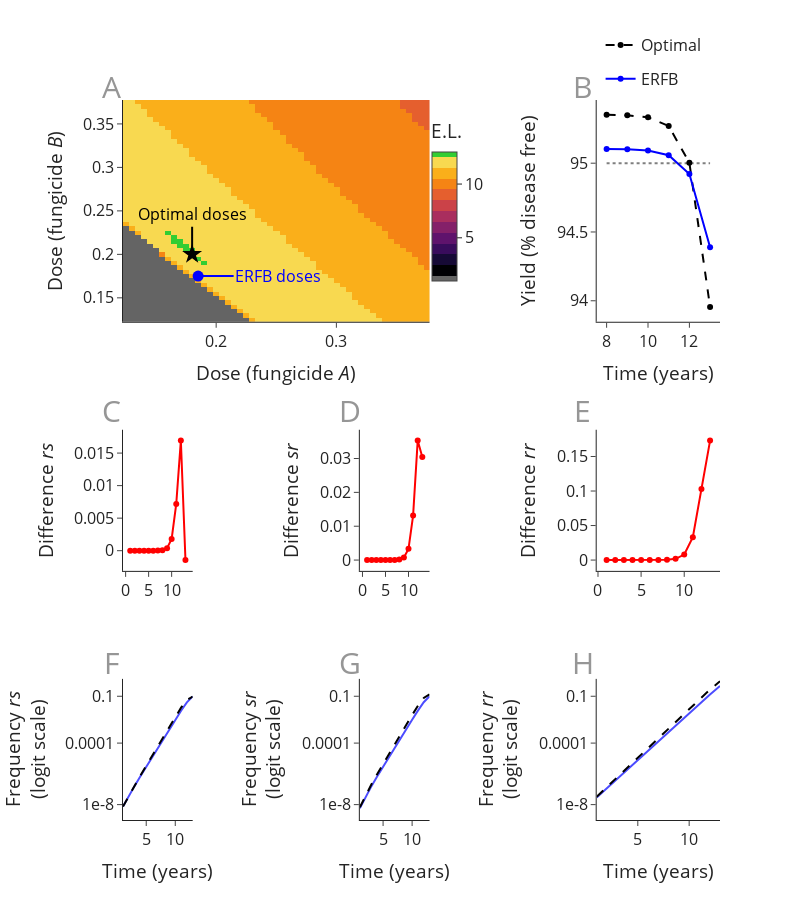

Write notebook code for a chart like this one.
### Markdown cell above
# Plot

### Code cell
df_plot = df_use.loc[lambda df: df.year<14]

top1 = 0.44
bottom2 = 0.28

left2 = 0.26
right1 = 0.46

fig = make_subplots(rows=3,
                    cols=3,
                    horizontal_spacing=0.28,
                    vertical_spacing=0.15,
                    column_widths=[left2, left2, right1],
                    row_heights=[top1, bottom2, bottom2],
                    specs=[
                           [{"colspan": 2}, None, {}],
                           [{}, {}, {}],
                           [{}, {}, {}],
                    ],
                   )


# top right
start = 7
fig.add_trace(dict(x=df_plot.year.iloc[start:], y=df_plot.y_b.iloc[start:], line=dict(color='black', dash='dash'), 
                   legendgroup='b', name='Optimal'), 
                   row=1, col=3)

fig.add_trace(dict(x=df_plot.year.iloc[start:], y=df_plot.y_rfb.iloc[start:], line=dict(color='blue'), 
                   legendgroup='rfb', name='ERFB'), 
                   row=1, col=3)

xx = df_plot.year.iloc[start:]
yy = [95]*len(xx)

fig.add_trace(dict(x=xx, y=yy, line=dict(color=FADED_LINE_COLOR, dash='dot'),
              mode='lines', showlegend=False), 
              row=1, col=3)

# second bottom row
fig.add_trace(dict(x=df_plot.year, y=df_plot.rr_diff, line=dict(color='red'), 
              showlegend=False), 
              row=2, col=3)

fig.add_trace(dict(x=df_plot.year, y=df_plot.rs_diff, line=dict(color='red'), 
              showlegend=False),
              row=2, col=1)

fig.add_trace(dict(x=df_plot.year, y=df_plot.sr_diff, line=dict(color='red'),
              showlegend=False),
              row=2, col=2)

# bottom row
fig.add_trace(dict(x=df_plot.year, y=df_plot.rr_rfb_l, line=dict(color='blue'), opacity=0.7, 
              mode='lines',
              showlegend=False), 
              row=3, col=3)

fig.add_trace(dict(x=df_plot.year, y=df_plot.rs_rfb_l, line=dict(color='blue'), opacity=0.7, 
              mode='lines',
              showlegend=False),
              row=3, col=1)

fig.add_trace(dict(x=df_plot.year, y=df_plot.sr_rfb_l, line=dict(color='blue'), opacity=0.7,
              mode='lines',
              showlegend=False),
              row=3, col=2)

fig.add_trace(dict(x=df_plot.year, y=df_plot.rr_b_l, line=dict(color='black', dash='dash'), 
              mode='lines',
              showlegend=False), 
              row=3, col=3)

fig.add_trace(dict(x=df_plot.year, y=df_plot.rs_b_l, line=dict(color='black', dash='dash'), 
              mode='lines',
              showlegend=False),
              row=3, col=1)

fig.add_trace(dict(x=df_plot.year, y=df_plot.sr_b_l, line=dict(color='black', dash='dash'),
              mode='lines',
              showlegend=False),
              row=3, col=2)


# top left
FYs = np.transpose(grid_out.FY)

xheat = np.linspace(0, 1, FYs.shape[0])
yheat = np.linspace(0, 1, FYs.shape[1])

lower = 25
upper = 76

grey_map = go.Heatmap(
    x=xheat[lower:upper],
    y=yheat[lower:upper],
    z=FYs[lower:upper, lower:upper],
    colorscale=grey_colorscale_discrete(FYs),
    colorbar=my_colorbar_subplot(
        "E.L.", 
        0.50,
        0.86,
        0.25,
    )
)

fig.add_trace(grey_map, row=1, col=1)

fig.add_trace(go.Scatter(x=[dose_b1], y=[dose_b2], mode='markers',
              marker=dict(color='black', size=15, symbol="star"), showlegend=False),
              row=1, col=1)

fig.add_trace(go.Scatter(x=[dose_rfb1], y=[dose_rfb2], mode='markers',
              marker=dict(color='blue', size=11, symbol="circle"), showlegend=False),
              row=1, col=1)



# layout

fig.update_xaxes(title="Time (years)", row=3, col=1, showgrid=False, zeroline=False)
fig.update_xaxes(title="Time (years)", row=3, col=2, showgrid=False, zeroline=False)
fig.update_xaxes(title="Time (years)", row=3, col=3, showgrid=False, zeroline=False)

fig.update_xaxes(title="Time (years)", row=1, col=3, showgrid=False, zeroline=False)

fig.update_xaxes(title="Dose (fungicide <i>A</i>)", row=1, col=1, showgrid=False, zeroline=False)


fig.update_yaxes(title="Yield (% disease free)", row=1, col=3, showgrid=False, zeroline=False)

fig.update_yaxes(title="Difference <i>rr</i>", row=2, col=3, showgrid=False, zeroline=False)
fig.update_yaxes(title="Difference <i>rs</i>", row=2, col=1, showgrid=False, zeroline=False)
fig.update_yaxes(title="Difference <i>sr</i>", row=2, col=2, showgrid=False, zeroline=False)


ticktext = [1e-8, 1e-4, 1e-1]
nptt = np.array(ticktext)
tickvals = np.log10(nptt/(1-nptt))

range_vals = np.array([1e-9, 0.6])
range_ = np.log10(range_vals/(1-range_vals))


# ticktext2 = [1e-7, 1e-4, 1e-1]
# nptt2 = np.array(ticktext2)
# tickvals2 = np.log10(nptt2/(1-nptt2))

fig.update_yaxes(title="Frequency <i>rr</i><br>(logit scale)",
                 tickvals = tickvals,
                 ticktext = ticktext,
                 range= range_,
                 row=3, col=3, showgrid=False, zeroline=False)
fig.update_yaxes(title="Frequency <i>rs</i><br>(logit scale)",
                 tickvals = tickvals,
                 ticktext = ticktext,
                 range= range_,
                 row=3, col=1, showgrid=False, zeroline=False)
fig.update_yaxes(title="Frequency <i>sr</i><br>(logit scale)",
                 tickvals = tickvals,
                 ticktext = ticktext,
                 range= range_,
                 row=3, col=2, showgrid=False, zeroline=False)


fig.update_yaxes(title="Dose (fungicide <i>B</i>)", row=1, col=1, showgrid=False, zeroline=False)


left = -0.02
middle = 0.38
right = 0.77

top_row = 1.05
middle_row = 0.6
bottom_row = 0.25

annotz = [
    get_big_text_annotation(left, top_row, 'A'),
    get_big_text_annotation(right, top_row, 'B'),
    get_big_text_annotation(left, middle_row, 'C'),
    get_big_text_annotation(middle, middle_row, 'D'),
    get_big_text_annotation(right, middle_row, 'E'),
    get_big_text_annotation(left, bottom_row, 'F'),
    get_big_text_annotation(middle, bottom_row, 'G'),
    get_big_text_annotation(right, bottom_row, 'H'),
    dict(
         text="Optimal doses", 
         x=dose_b1,
         y=dose_b2,
         xref="x1", 
         yref="y1",
         ay=-40,
         ax=0,
         arrowsize=2,
         arrowwidth=2,
         arrowhead=0,
         arrowcolor="black",
         font=dict(
                color="black",
                size=16,
         ),
         # textcolor="black",
    ),
    dict(
         text="ERFB doses", 
         x=dose_rfb1,
         y=dose_rfb2,
         xref="x1", 
         yref="y1",
         ay=0,
         ax=80,
         arrowsize=2,
         arrowwidth=2,
         arrowhead=0,
         arrowcolor="blue",
         font=dict(
            color="blue",
            size=16,
         ),
    ),
]

fig.update_layout(standard_layout(True, FULL_PAGE_WIDTH, 900))

fig.update_layout(legend=dict(x=0.8, y=1.1))

fig.update_layout(annotations=annotz)


filename='../outputs/figures/paper_figs/sub_opt_explanation.png'
print(f'saving to {filename}')
fig.write_image(filename)

fig.show()

### Figure 1 — Plotly figure (JSON) as saved in the notebook; plotly's stock layout.template omitted (floating-point values rounded to 4 significant figures; data arrays with more than 128 entries replaced by an {"elided": "..."} marker saying what was removed)
{"data": [{"legendgroup": "b", "line": {"color": "black", "dash": "dash"}, "name": "Optimal", "type": "scatter", "x": [8, 9, 10, 11, 12, 13], "xaxis": "x2", "y": [95.35, 95.35, 95.33, 95.27, 95.0, 93.96], "yaxis": "y2"}, {"legendgroup": "rfb", "line": {"color": "blue"}, "name": "ERFB", "type": "scatter", "x": [8, 9, 10, 11, 12, 13], "xaxis": "x2", "y": [95.1, 95.1, 95.09, 95.06, 94.92, 94.39], "yaxis": "y2"}, {"line": {"color": "rgba(0, 0, 0, 0.5)", "dash": "dot"}, "mode": "lines", "showlegend": false, "type": "scatter", "x": [8, 9, 10, 11, 12, 13], "xaxis": "x2", "y": [95, 95, 95, 95, 95, 95], "yaxis": "y2"}, {"line": {"color": "red"}, "showlegend": false, "type": "scatter", "x": [1, 2, 3, 4, 5, 6, 7, 8, 9, 10, 11, 12, 13], "xaxis": "x5", "y": [3.708e-09, 2.333e-08, 1.305e-07, 6.849e-07, 3.451e-06, 1.691e-05, 8.116e-05, 0.0003831, 0.001778, 0.008013, 0.03306, 0.103, 0.1731], "yaxis": "y5"}, {"line": {"color": "red"}, "showlegend": false, "type": "scatter", "x": [1, 2, 3, 4, 5, 6, 7, 8, 9, 10, 11, 12, 13], "xaxis": "x3", "y": [-1.119e-10, 7.659e-10, 1.074e-08, 8.273e-08, 5.201e-07, 2.945e-06, 1.564e-05, 7.946e-05, 0.0003888, 0.001801, 0.007187, 0.01692, -0.001443], "yaxis": "y3"}, {"line": {"color": "red"}, "showlegend": false, "type": "scatter", "x": [1, 2, 3, 4, 5, 6, 7, 8, 9, 10, 11, 12, 13], "xaxis": "x4", "y": [9.084e-10, 7.958e-09, 5.069e-08, 2.811e-07, 1.448e-06, 7.145e-06, 3.428e-05, 0.0001612, 0.0007437, 0.003309, 0.01315, 0.0353, 0.03047], "yaxis": "y4"}, {"line": {"color": "blue"}, "mode": "lines", "opacity": 0.7, "showlegend": false, "type": "scatter", "x": [1, 2, 3, 4, 5, 6, 7, 8, 9, 10, 11, 12, 13], "xaxis": "x8", "y": [-7.535, -6.925, -6.316, -5.707, -5.097, -4.488, -3.878, -3.269, -2.66, -2.051, -1.446, -0.8515, -0.2889], "yaxis": "y8"}, {"line": {"color": "blue"}, "mode": "lines", "opacity": 0.7, "showlegend": false, "type": "scatter", "x": [1, 2, 3, 4, 5, 6, 7, 8, 9, 10, 11, 12, 13], "xaxis": "x6", "y": [-8.119, -7.428, -6.782, -6.154, -5.535, -4.921, -4.309, -3.699, -3.09, -2.484, -1.892, -1.35, -0.9661], "yaxis": "y6"}, {"line": {"color": "blue"}, "mode": "lines", "opacity": 0.7, "showlegend": false, "type": "scatter", "x": [1, 2, 3, 4, 5, 6, 7, 8, 9, 10, 11, 12, 13], "xaxis": "x7", "y": [-8.235, -7.472, -6.799, -6.16, -5.535, -4.918, -4.305, -3.693, -3.084, -2.478, -1.886, -1.343, -0.9575], "yaxis": "y7"}, {"line": {"color": "black", "dash": "dash"}, "mode": "lines", "showlegend": false, "type": "scatter", "x": [1, 2, 3, 4, 5, 6, 7, 8, 9, 10, 11, 12, 13], "xaxis": "x8", "y": [-7.483, -6.847, -6.212, -5.577, -4.941, -4.306, -3.67, -3.035, -2.4, -1.767, -1.139, -0.5336, 0.02194], "yaxis": "y8"}, {"line": {"color": "black", "dash": "dash"}, "mode": "lines", "showlegend": false, "type": "scatter", "x": [1, 2, 3, 4, 5, 6, 7, 8, 9, 10, 11, 12, 13], "xaxis": "x6", "y": [-8.126, -7.419, -6.754, -6.105, -5.464, -4.826, -4.189, -3.553, -2.92, -2.293, -1.694, -1.197, -0.9732], "yaxis": "y6"}, {"line": {"color": "black", "dash": "dash"}, "mode": "lines", "showlegend": false, "type": "scatter", "x": [1, 2, 3, 4, 5, 6, 7, 8, 9, 10, 11, 12, 13], "xaxis": "x7", "y": [-8.172, -7.38, -6.679, -6.012, -5.36, -4.716, -4.076, -3.439, -2.804, -2.176, -1.574, -1.068, -0.8264], "yaxis": "y7"}, {"colorbar": {"len": 0.25, "thickness": 25, "title": {"text": "E.L."}, "x": 0.5, "y": 0.86}, "colorscale": [[0, "rgb(100, 100, 100)"], [0, "rgb(100, 100, 100)"], [0.03846, "rgb(100, 100, 100)"], [0.03846, "rgb(100, 100, 100)"], [0.03846, "rgb(100, 100, 100)"], [0.03846, "rgb(0.0, 0.0, 4.0)"], [0.1224, "rgb(0.0, 0.0, 4.0)"], [0.1224, "rgb(22.090909090909093, 9.818181818181818, 53.909090909090914)"], [0.2063, "rgb(22.090909090909093, 9.818181818181818, 53.909090909090914)"], [0.2063, "rgb(56.909090909090914, 12.0, 91.72727272727273)"], [0.2902, "rgb(56.909090909090914, 12.0, 91.72727272727273)"], [0.2902, "rgb(94.9090909090909, 19.272727272727273, 107.9090909090909)"], [0.3741, "rgb(94.9090909090909, 19.272727272727273, 107.9090909090909)"], [0.3741, "rgb(132.27272727272728, 32.36363636363637, 105.45454545454545)"], [0.458, "rgb(132.27272727272728, 32.36363636363637, 105.45454545454545)"], [0.458, "rgb(168.8181818181818, 46.18181818181818, 93.63636363636364)"], [0.542, "rgb(168.8181818181818, 46.18181818181818, 93.63636363636364)"], [0.542, "rgb(203.1818181818182, 65.81818181818181, 72.36363636363636)"], [0.6259, "rgb(203.1818181818182, 65.81818181818181, 72.36363636363636)"], [0.6259, "rgb(228.8181818181818, 94.90909090909092, 45.99999999999999)"], [0.7098, "rgb(228.8181818181818, 94.90909090909092, 45.99999999999999)"], [0.7098, "rgb(244.63636363636365, 132.2727272727273, 20.09090909090908)"], [0.7937, "rgb(244.63636363636365, 132.2727272727273, 20.09090909090908)"], [0.7937, "rgb(249.54545454545453, 174.63636363636368, 26.000000000000032)"], [0.8776, "rgb(249.54545454545453, 174.63636363636368, 26.000000000000032)"], [0.8776, "rgb(247.9090909090909, 217.36363636363635, 79.72727272727272)"], [0.9615, "rgb(247.9090909090909, 217.36363636363635, 79.72727272727272)"], [0.9615, "limegreen"], [1, "limegreen"], [1, "limegreen"]], "type": "heatmap", "x": [0.125, 0.13, 0.135, 0.14, 0.145, 0.15, 0.155, 0.16, 0.165, 0.17, 0.175, 0.18, 0.185, 0.19, 0.195, 0.2, 0.205, 0.21, 0.215, 0.22, 0.225, 0.23, 0.235, 0.24, 0.245, 0.25, 0.255, 0.26, 0.265, 0.27, 0.275, 0.28, 0.285, 0.29, 0.295, 0.3, 0.305, 0.31, 0.315, 0.32, 0.325, 0.33, 0.335, 0.34, 0.345, 0.35, 0.355, 0.36, 0.365, 0.37, 0.375], "xaxis": "x", "y": [0.125, 0.13, 0.135, 0.14, 0.145, 0.15, 0.155, 0.16, 0.165, 0.17, 0.175, 0.18, 0.185, 0.19, 0.195, 0.2, 0.205, 0.21, 0.215, 0.22, 0.225, 0.23, 0.235, 0.24, 0.245, 0.25, 0.255, 0.26, 0.265, 0.27, 0.275, 0.28, 0.285, 0.29, 0.295, 0.3, 0.305, 0.31, 0.315, 0.32, 0.325, 0.33, 0.335, 0.34, 0.345, 0.35, 0.355, 0.36, 0.365, 0.37, 0.375], "yaxis": "y", "z": {"elided": "51x51 int values"}}, {"marker": {"color": "black", "size": 15, "symbol": "star"}, "mode": "markers", "showlegend": false, "type": "scatter", "x": [0.18], "xaxis": "x", "y": [0.2], "yaxis": "y"}, {"marker": {"color": "blue", "size": 11, "symbol": "circle"}, "mode": "markers", "showlegend": false, "type": "scatter", "x": [0.185], "xaxis": "x", "y": [0.175], "yaxis": "y"}], "layout": {"annotations": [{"font": {"color": "rgb(150,150,150)", "size": 30}, "showarrow": false, "text": "A", "x": -0.02, "xanchor": "center", "xref": "paper", "y": 1.05, "yanchor": "top", "yref": "paper"}, {"font": {"color": "rgb(150,150,150)", "size": 30}, "showarrow": false, "text": "B", "x": 0.77, "xanchor": "center", "xref": "paper", "y": 1.05, "yanchor": "top", "yref": "paper"}, {"font": {"color": "rgb(150,150,150)", "size": 30}, "showarrow": false, "text": "C", "x": -0.02, "xanchor": "center", "xref": "paper", "y": 0.6, "yanchor": "top", "yref": "paper"}, {"font": {"color": "rgb(150,150,150)", "size": 30}, "showarrow": false, "text": "D", "x": 0.38, "xanchor": "center", "xref": "paper", "y": 0.6, "yanchor": "top", "yref": "paper"}, {"font": {"color": "rgb(150,150,150)", "size": 30}, "showarrow": false, "text": "E", "x": 0.77, "xanchor": "center", "xref": "paper", "y": 0.6, "yanchor": "top", "yref": "paper"}, {"font": {"color": "rgb(150,150,150)", "size": 30}, "showarrow": false, "text": "F", "x": -0.02, "xanchor": "center", "xref": "paper", "y": 0.25, "yanchor": "top", "yref": "paper"}, {"font": {"color": "rgb(150,150,150)", "size": 30}, "showarrow": false, "text": "G", "x": 0.38, "xanchor": "center", "xref": "paper", "y": 0.25, "yanchor": "top", "yref": "paper"}, {"font": {"color": "rgb(150,150,150)", "size": 30}, "showarrow": false, "text": "H", "x": 0.77, "xanchor": "center", "xref": "paper", "y": 0.25, "yanchor": "top", "yref": "paper"}, {"arrowcolor": "black", "arrowhead": 0, "arrowsize": 2, "arrowwidth": 2, "ax": 0, "ay": -40, "font": {"color": "black", "size": 16}, "text": "Optimal doses", "x": 0.18, "xref": "x", "y": 0.2, "yref": "y"}, {"arrowcolor": "blue", "arrowhead": 0, "arrowsize": 2, "arrowwidth": 2, "ax": 80, "ay": 0, "font": {"color": "blue", "size": 16}, "text": "ERFB doses", "x": 0.185, "xref": "x", "y": 0.175, "yref": "y"}], "font": {"size": 16}, "height": 900, "legend": {"x": 0.8, "y": 1.1}, "showlegend": true, "width": 800, "xaxis": {"anchor": "y", "autorange": true, "domain": [0, 0.5135], "range": [0.1225, 0.3775], "showgrid": false, "title": {"text": "Dose (fungicide <i>A</i>)"}, "type": "linear", "zeroline": false}, "xaxis2": {"anchor": "y2", "autorange": true, "domain": [0.7935, 1], "range": [7.518, 13.48], "showgrid": false, "title": {"text": "Time (years)"}, "type": "linear", "zeroline": false}, "xaxis3": {"anchor": "y3", "autorange": true, "domain": [0, 0.1167], "range": [-0.5861, 14.59], "type": "linear"}, "xaxis4": {"anchor": "y4", "autorange": true, "domain": [0.3967, 0.5135], "range": [-0.5861, 14.59], "type": "linear"}, "xaxis5": {"anchor": "y5", "autorange": true, "domain": [0.7935, 1], "range": [-0.1569, 14.16], "type": "linear"}, "xaxis6": {"anchor": "y6", "autorange": true, "domain": [0, 0.1167], "range": [1, 13], "showgrid": false, "title": {"text": "Time (years)"}, "type": "linear", "zeroline": false}, "xaxis7": {"anchor": "y7", "autorange": true, "domain": [0.3967, 0.5135], "range": [1, 13], "showgrid": false, "title": {"text": "Time (years)"}, "type": "linear", "zeroline": false}, "xaxis8": {"anchor": "y8", "autorange": true, "domain": [0.7935, 1], "range": [1, 13], "showgrid": false, "title": {"text": "Time (years)"}, "type": "linear", "zeroline": false}, "yaxis": {"anchor": "x", "autorange": true, "domain": [0.692, 1], "range": [0.1225, 0.3775], "showgrid": false, "title": {"text": "Dose (fungicide <i>B</i>)"}, "type": "linear", "zeroline": false}, "yaxis2": {"anchor": "x2", "autorange": true, "domain": [0.692, 1], "range": [93.85, 95.46], "showgrid": false, "title": {"text": "Yield (% disease free)"}, "type": "linear", "zeroline": false}, "yaxis3": {"anchor": "x3", "autorange": true, "domain": [0.346, 0.542], "range": [-0.003103, 0.01858], "showgrid": false, "title": {"text": "Difference <i>rs</i>"}, "type": "linear", "zeroline": false}, "yaxis4": {"anchor": "x4", "autorange": true, "domain": [0.346, 0.542], "range": [-0.003192, 0.03849], "showgrid": false, "title": {"text": "Difference <i>sr</i>"}, "type": "linear", "zeroline": false}, "yaxis5": {"anchor": "x5", "autorange": true, "domain": [0.346, 0.542], "range": [-0.01565, 0.1887], "showgrid": false, "title": {"text": "Difference <i>rr</i>"}, "type": "linear", "zeroline": false}, "yaxis6": {"anchor": "x6", "domain": [0, 0.196], "range": [-9.0, 0.1761], "showgrid": false, "ticktext": [1e-08, 0.0001, 0.1], "tickvals": [-8.0, -4.0, -0.9542], "title": {"text": "Frequency <i>rs</i><br>(logit scale)"}, "type": "linear", "zeroline": false}, "yaxis7": {"anchor": "x7", "domain": [0, 0.196], "range": [-9.0, 0.1761], "showgrid": false, "ticktext": [1e-08, 0.0001, 0.1], "tickvals": [-8.0, -4.0, -0.9542], "title": {"text": "Frequency <i>sr</i><br>(logit scale)"}, "type": "linear", "zeroline": false}, "yaxis8": {"anchor": "x8", "domain": [0, 0.196], "range": [-9.0, 0.1761], "showgrid": false, "ticktext": [1e-08, 0.0001, 0.1], "tickvals": [-8.0, -4.0, -0.9542], "title": {"text": "Frequency <i>rr</i><br>(logit scale)"}, "type": "linear", "zeroline": false}}}
